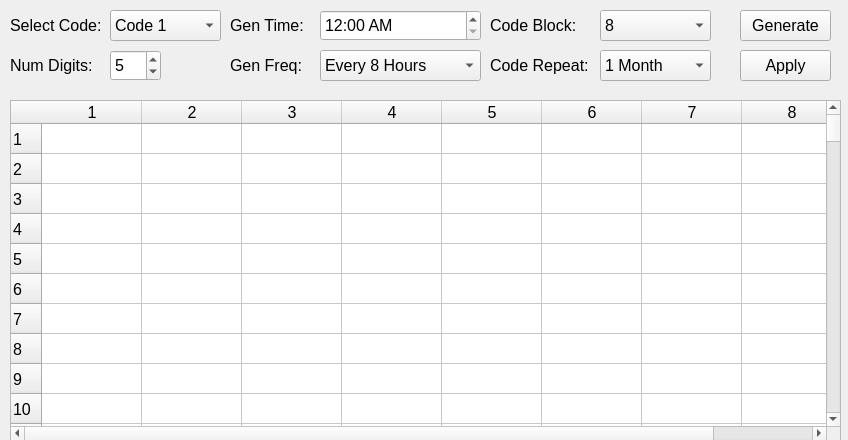
<?xml version="1.0" encoding="UTF-8"?>
<ui version="4.0">
 <class>AutoGenerateControlWidget</class>
 <widget class="QWidget" name="AutoGenerateControlWidget">
  <property name="geometry">
   <rect>
    <x>0</x>
    <y>0</y>
    <width>848</width>
    <height>440</height>
   </rect>
  </property>
  <property name="font">
   <font>
    <pointsize>12</pointsize>
   </font>
  </property>
  <property name="windowTitle">
   <string>Form</string>
  </property>
  <widget class="QComboBox" name="cbSelectCode">
   <property name="geometry">
    <rect>
     <x>110</x>
     <y>10</y>
     <width>111</width>
     <height>31</height>
    </rect>
   </property>
   <item>
    <property name="text">
     <string>Code 1</string>
    </property>
   </item>
   <item>
    <property name="text">
     <string>Code 2</string>
    </property>
   </item>
  </widget>
  <widget class="QLabel" name="lblSelectCode">
   <property name="geometry">
    <rect>
     <x>10</x>
     <y>10</y>
     <width>101</width>
     <height>31</height>
    </rect>
   </property>
   <property name="text">
    <string>Select Code:</string>
   </property>
  </widget>
  <widget class="QSpinBox" name="sbNumDigits">
   <property name="geometry">
    <rect>
     <x>110</x>
     <y>50</y>
     <width>51</width>
     <height>31</height>
    </rect>
   </property>
   <property name="minimum">
    <number>1</number>
   </property>
   <property name="maximum">
    <number>7</number>
   </property>
   <property name="value">
    <number>5</number>
   </property>
  </widget>
  <widget class="QLabel" name="lblNumDigits">
   <property name="geometry">
    <rect>
     <x>10</x>
     <y>50</y>
     <width>101</width>
     <height>31</height>
    </rect>
   </property>
   <property name="text">
    <string>Num Digits:</string>
   </property>
  </widget>
  <widget class="QTimeEdit" name="edGenerateTime">
   <property name="geometry">
    <rect>
     <x>320</x>
     <y>10</y>
     <width>161</width>
     <height>31</height>
    </rect>
   </property>
   <property name="displayFormat">
    <string>hh:mm AP</string>
   </property>
  </widget>
  <widget class="QLabel" name="lblGenerateTime">
   <property name="geometry">
    <rect>
     <x>230</x>
     <y>10</y>
     <width>91</width>
     <height>31</height>
    </rect>
   </property>
   <property name="text">
    <string>Gen Time:</string>
   </property>
  </widget>
  <widget class="QComboBox" name="cbGenerateFreq">
   <property name="geometry">
    <rect>
     <x>320</x>
     <y>50</y>
     <width>161</width>
     <height>31</height>
    </rect>
   </property>
   <item>
    <property name="text">
     <string>Every 8 Hours</string>
    </property>
   </item>
   <item>
    <property name="text">
     <string>Every 12 Hours</string>
    </property>
   </item>
   <item>
    <property name="text">
     <string>Daily</string>
    </property>
   </item>
   <item>
    <property name="text">
     <string>Weekly</string>
    </property>
   </item>
   <item>
    <property name="text">
     <string>Bi-Weekly</string>
    </property>
   </item>
   <item>
    <property name="text">
     <string>Monthly</string>
    </property>
   </item>
   <item>
    <property name="text">
     <string>Semi-Annually</string>
    </property>
   </item>
   <item>
    <property name="text">
     <string>Annually</string>
    </property>
   </item>
  </widget>
  <widget class="QLabel" name="lblGenerateFreq">
   <property name="geometry">
    <rect>
     <x>230</x>
     <y>50</y>
     <width>91</width>
     <height>31</height>
    </rect>
   </property>
   <property name="text">
    <string>Gen Freq:</string>
   </property>
  </widget>
  <widget class="QComboBox" name="cbCodeBlock">
   <property name="geometry">
    <rect>
     <x>600</x>
     <y>10</y>
     <width>111</width>
     <height>31</height>
    </rect>
   </property>
   <item>
    <property name="text">
     <string>8</string>
    </property>
   </item>
   <item>
    <property name="text">
     <string>16</string>
    </property>
   </item>
   <item>
    <property name="text">
     <string>32</string>
    </property>
   </item>
   <item>
    <property name="text">
     <string>64</string>
    </property>
   </item>
   <item>
    <property name="text">
     <string>128</string>
    </property>
   </item>
   <item>
    <property name="text">
     <string>256</string>
    </property>
   </item>
   <item>
    <property name="text">
     <string>512</string>
    </property>
   </item>
   <item>
    <property name="text">
     <string>1024</string>
    </property>
   </item>
   <item>
    <property name="text">
     <string>2048</string>
    </property>
   </item>
   <item>
    <property name="text">
     <string>4096</string>
    </property>
   </item>
  </widget>
  <widget class="QLabel" name="lblCodeBlock">
   <property name="geometry">
    <rect>
     <x>490</x>
     <y>10</y>
     <width>111</width>
     <height>31</height>
    </rect>
   </property>
   <property name="text">
    <string>Code Block:</string>
   </property>
  </widget>
  <widget class="QLabel" name="lblCodeRepeat">
   <property name="geometry">
    <rect>
     <x>490</x>
     <y>50</y>
     <width>111</width>
     <height>31</height>
    </rect>
   </property>
   <property name="text">
    <string>Code Repeat:</string>
   </property>
  </widget>
  <widget class="QComboBox" name="cbCodeRepeat">
   <property name="geometry">
    <rect>
     <x>600</x>
     <y>50</y>
     <width>111</width>
     <height>31</height>
    </rect>
   </property>
   <item>
    <property name="text">
     <string>1 Month</string>
    </property>
   </item>
   <item>
    <property name="text">
     <string>3 Months</string>
    </property>
   </item>
   <item>
    <property name="text">
     <string>6 Months</string>
    </property>
   </item>
   <item>
    <property name="text">
     <string>1 Year</string>
    </property>
   </item>
  </widget>
  <widget class="QTableWidget" name="twGeneratedCodes">
   <property name="geometry">
    <rect>
     <x>10</x>
     <y>100</y>
     <width>831</width>
     <height>341</height>
    </rect>
   </property>
   <property name="rowCount">
    <number>512</number>
   </property>
   <property name="columnCount">
    <number>8</number>
   </property>
   <attribute name="verticalHeaderStretchLastSection">
    <bool>false</bool>
   </attribute>
   <row/>
   <row/>
   <row/>
   <row/>
   <row/>
   <row/>
   <row/>
   <row/>
   <row/>
   <row/>
   <row/>
   <row/>
   <row/>
   <row/>
   <row/>
   <row/>
   <row/>
   <row/>
   <row/>
   <row/>
   <row/>
   <row/>
   <row/>
   <row/>
   <row/>
   <row/>
   <row/>
   <row/>
   <row/>
   <row/>
   <row/>
   <row/>
   <row/>
   <row/>
   <row/>
   <row/>
   <row/>
   <row/>
   <row/>
   <row/>
   <row/>
   <row/>
   <row/>
   <row/>
   <row/>
   <row/>
   <row/>
   <row/>
   <row/>
   <row/>
   <row/>
   <row/>
   <row/>
   <row/>
   <row/>
   <row/>
   <row/>
   <row/>
   <row/>
   <row/>
   <row/>
   <row/>
   <row/>
   <row/>
   <row/>
   <row/>
   <row/>
   <row/>
   <row/>
   <row/>
   <row/>
   <row/>
   <row/>
   <row/>
   <row/>
   <row/>
   <row/>
   <row/>
   <row/>
   <row/>
   <row/>
   <row/>
   <row/>
   <row/>
   <row/>
   <row/>
   <row/>
   <row/>
   <row/>
   <row/>
   <row/>
   <row/>
   <row/>
   <row/>
   <row/>
   <row/>
   <row/>
   <row/>
   <row/>
   <row/>
   <row/>
   <row/>
   <row/>
   <row/>
   <row/>
   <row/>
   <row/>
   <row/>
   <row/>
   <row/>
   <row/>
   <row/>
   <row/>
   <row/>
   <row/>
   <row/>
   <row/>
   <row/>
   <row/>
   <row/>
   <row/>
   <row/>
   <row/>
   <row/>
   <row/>
   <row/>
   <row/>
   <row/>
   <row/>
   <row/>
   <row/>
   <row/>
   <row/>
   <row/>
   <row/>
   <row/>
   <row/>
   <row/>
   <row/>
   <row/>
   <row/>
   <row/>
   <row/>
   <row/>
   <row/>
   <row/>
   <row/>
   <row/>
   <row/>
   <row/>
   <row/>
   <row/>
   <row/>
   <row/>
   <row/>
   <row/>
   <row/>
   <row/>
   <row/>
   <row/>
   <row/>
   <row/>
   <row/>
   <row/>
   <row/>
   <row/>
   <row/>
   <row/>
   <row/>
   <row/>
   <row/>
   <row/>
   <row/>
   <row/>
   <row/>
   <row/>
   <row/>
   <row/>
   <row/>
   <row/>
   <row/>
   <row/>
   <row/>
   <row/>
   <row/>
   <row/>
   <row/>
   <row/>
   <row/>
   <row/>
   <row/>
   <row/>
   <row/>
   <row/>
   <row/>
   <row/>
   <row/>
   <row/>
   <row/>
   <row/>
   <row/>
   <row/>
   <row/>
   <row/>
   <row/>
   <row/>
   <row/>
   <row/>
   <row/>
   <row/>
   <row/>
   <row/>
   <row/>
   <row/>
   <row/>
   <row/>
   <row/>
   <row/>
   <row/>
   <row/>
   <row/>
   <row/>
   <row/>
   <row/>
   <row/>
   <row/>
   <row/>
   <row/>
   <row/>
   <row/>
   <row/>
   <row/>
   <row/>
   <row/>
   <row/>
   <row/>
   <row/>
   <row/>
   <row/>
   <row/>
   <row/>
   <row/>
   <row/>
   <row/>
   <row/>
   <row/>
   <row/>
   <row/>
   <row/>
   <row/>
   <row/>
   <row/>
   <row/>
   <row/>
   <row/>
   <row/>
   <row/>
   <row/>
   <row/>
   <row/>
   <row/>
   <row/>
   <row/>
   <row/>
   <row/>
   <row/>
   <row/>
   <row/>
   <row/>
   <row/>
   <row/>
   <row/>
   <row/>
   <row/>
   <row/>
   <row/>
   <row/>
   <row/>
   <row/>
   <row/>
   <row/>
   <row/>
   <row/>
   <row/>
   <row/>
   <row/>
   <row/>
   <row/>
   <row/>
   <row/>
   <row/>
   <row/>
   <row/>
   <row/>
   <row/>
   <row/>
   <row/>
   <row/>
   <row/>
   <row/>
   <row/>
   <row/>
   <row/>
   <row/>
   <row/>
   <row/>
   <row/>
   <row/>
   <row/>
   <row/>
   <row/>
   <row/>
   <row/>
   <row/>
   <row/>
   <row/>
   <row/>
   <row/>
   <row/>
   <row/>
   <row/>
   <row/>
   <row/>
   <row/>
   <row/>
   <row/>
   <row/>
   <row/>
   <row/>
   <row/>
   <row/>
   <row/>
   <row/>
   <row/>
   <row/>
   <row/>
   <row/>
   <row/>
   <row/>
   <row/>
   <row/>
   <row/>
   <row/>
   <row/>
   <row/>
   <row/>
   <row/>
   <row/>
   <row/>
   <row/>
   <row/>
   <row/>
   <row/>
   <row/>
   <row/>
   <row/>
   <row/>
   <row/>
   <row/>
   <row/>
   <row/>
   <row/>
   <row/>
   <row/>
   <row/>
   <row/>
   <row/>
   <row/>
   <row/>
   <row/>
   <row/>
   <row/>
   <row/>
   <row/>
   <row/>
   <row/>
   <row/>
   <row/>
   <row/>
   <row/>
   <row/>
   <row/>
   <row/>
   <row/>
   <row/>
   <row/>
   <row/>
   <row/>
   <row/>
   <row/>
   <row/>
   <row/>
   <row/>
   <row/>
   <row/>
   <row/>
   <row/>
   <row/>
   <row/>
   <row/>
   <row/>
   <row/>
   <row/>
   <row/>
   <row/>
   <row/>
   <row/>
   <row/>
   <row/>
   <row/>
   <row/>
   <row/>
   <row/>
   <row/>
   <row/>
   <row/>
   <row/>
   <row/>
   <row/>
   <row/>
   <row/>
   <row/>
   <row/>
   <row/>
   <row/>
   <row/>
   <row/>
   <row/>
   <row/>
   <row/>
   <row/>
   <row/>
   <row/>
   <row/>
   <row/>
   <row/>
   <row/>
   <row/>
   <row/>
   <row/>
   <row/>
   <row/>
   <row/>
   <row/>
   <row/>
   <row/>
   <row/>
   <row/>
   <row/>
   <row/>
   <row/>
   <row/>
   <row/>
   <row/>
   <row/>
   <row/>
   <row/>
   <row/>
   <row/>
   <row/>
   <row/>
   <row/>
   <row/>
   <row/>
   <row/>
   <row/>
   <row/>
   <row/>
   <row/>
   <row/>
   <row/>
   <row/>
   <row/>
   <row/>
   <row/>
   <row/>
   <row/>
   <row/>
   <row/>
   <row/>
   <row/>
   <row/>
   <row/>
   <row/>
   <row/>
   <row/>
   <row/>
   <row/>
   <row/>
   <row/>
   <row/>
   <row/>
   <row/>
   <row/>
   <row/>
   <row/>
   <row/>
   <row/>
   <row/>
   <row/>
   <row/>
   <row/>
   <row/>
   <row/>
   <row/>
   <row/>
   <row/>
   <row/>
   <row/>
   <row/>
   <row/>
   <row/>
   <column/>
   <column/>
   <column/>
   <column/>
   <column/>
   <column/>
   <column/>
   <column/>
  </widget>
  <widget class="QPushButton" name="pbGenerateCodes">
   <property name="geometry">
    <rect>
     <x>740</x>
     <y>10</y>
     <width>91</width>
     <height>31</height>
    </rect>
   </property>
   <property name="text">
    <string>Generate</string>
   </property>
  </widget>
  <widget class="QPushButton" name="pbApplyCodes">
   <property name="geometry">
    <rect>
     <x>740</x>
     <y>50</y>
     <width>91</width>
     <height>31</height>
    </rect>
   </property>
   <property name="text">
    <string>Apply</string>
   </property>
  </widget>
 </widget>
 <resources/>
 <connections/>
</ui>
